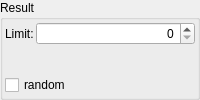
         <widget class="QGroupBox" name="groupBox_2">
          <property name="title">
           <string>Result</string>
          </property>
          <layout class="QVBoxLayout" name="verticalLayout_7">
           <property name="spacing">
            <number>2</number>
           </property>
           <property name="leftMargin">
            <number>2</number>
           </property>
           <property name="topMargin">
            <number>2</number>
           </property>
           <property name="rightMargin">
            <number>2</number>
           </property>
           <property name="bottomMargin">
            <number>2</number>
           </property>
           <item>
            <layout class="QFormLayout" name="formLayout_2">
             <property name="fieldGrowthPolicy">
              <enum>QFormLayout::AllNonFixedFieldsGrow</enum>
             </property>
             <property name="topMargin">
              <number>0</number>
             </property>
             <item row="0" column="0">
              <widget class="QLabel" name="label_10">
               <property name="text">
                <string>Limit:</string>
               </property>
              </widget>
             </item>
             <item row="0" column="1">
              <widget class="QSpinBox" name="limitResultSpinBox">
               <property name="alignment">
                <set>Qt::AlignRight|Qt::AlignTrailing|Qt::AlignVCenter</set>
               </property>
               <property name="maximum">
                <number>999999999</number>
               </property>
              </widget>
             </item>
            </layout>
           </item>
           <item>
            <widget class="QCheckBox" name="randomResultCheckBox">
             <property name="text">
              <string>random</string>
             </property>
            </widget>
           </item>
          </layout>
         </widget>
